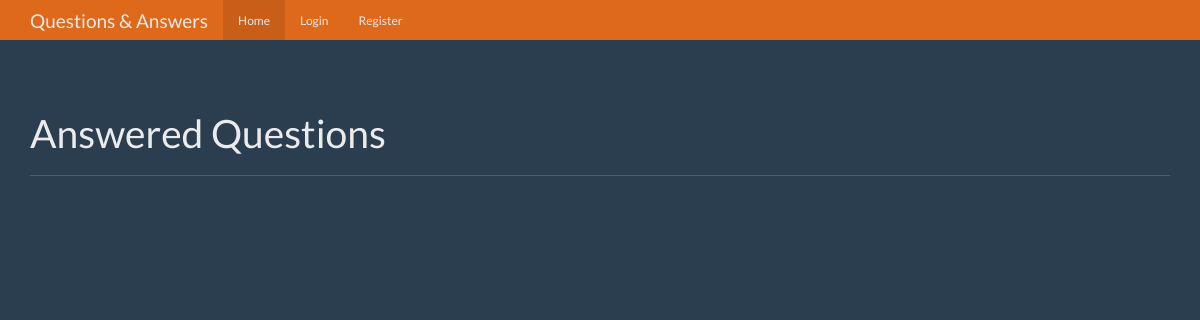
The app's page /, older data.
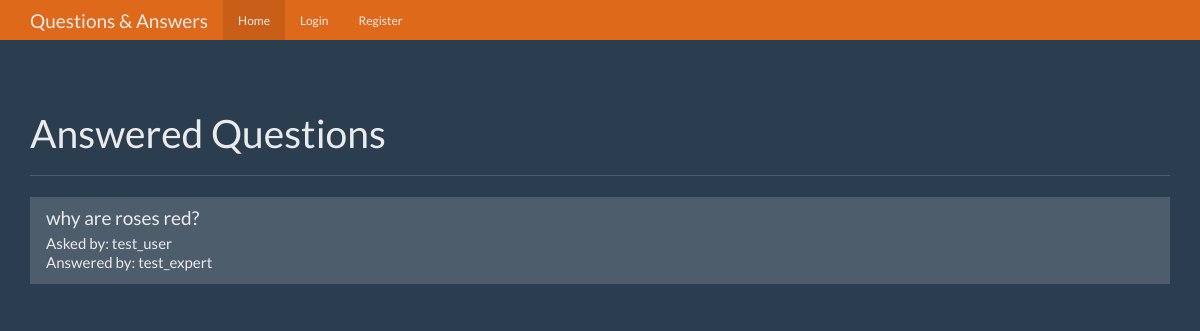
The same page, newer data.
### tables this page shows
CREATE TABLE questions (
    id integer primary key autoincrement,
    question_text text not null,
    answer_text text,
    asked_by_id integer not null,
    expert_id integer not null
);

CREATE TABLE users (
    id integer primary key autoincrement,
    name text not null,
    password text not null,
    expert boolean not null,
    admin boolean not null
);

### app.py (the view)
@app.route("/")
def index():
    user = get_current_user()
    db = get_db()
    ques_curs = db.execute(
        """select questions.id as question_id, questions.question_text, askers.name as asker_name, experts.name as expert_name from questions
        join users as askers on askers.id = questions.asked_by_id
        join users as experts on experts.id = questions.expert_id
        where questions.answer_text not null"""
    )
    question_result = ques_curs.fetchall()
    return render_template("home.html", user=user, questions=question_result)

### app.py (called while the page is built, shortened)
def get_current_user():
    user_result = None
    return user_result

### database.py (called while the page is built)
def connect_db():
    sql = sqlite3.connect("/home/jonathan/oreilly/flask/question_answer/questions.db")
    sql.row_factory = sqlite3.Row
    return sql

def get_db():
    if not hasattr(g, "sqlite_db"):
        g.sqlite_db = connect_db()
    return g.sqlite_db

### templates/home.html (shortened to what this page needs)
{% extends "base.html" %}
{% from "show_links.html" import show_links %}
{% block nav %}
{{ show_links(user) }}
{% endblock %}
{% block body %}
<div class="page-header">
  <h1>Answered Questions</h1>
</div>
<div class="row">
  <div class="col-lg-12">
    <div class="list-group">
      {% for question in questions %}
      <a href="{{ url_for('question', question_id=question['question_id'])}}" class="list-group-item">
        <h4 class="list-group-item-heading">{{ question['question_text'] }}</h4>
        <p class="list-group-item-text">Asked by: {{ question['asker_name'] }}</p>
        <p class="list-group-item-text">Answered by: {{ question['expert_name'] }}</p>
      </a>
      {% endfor %}
    </div>
  </div>
</div>
{% endblock %}

Row changes from the older to the newer data that the page shows:
added questions: question_text "why are roses red?", asker_name "test_user", expert_name "test_expert"
